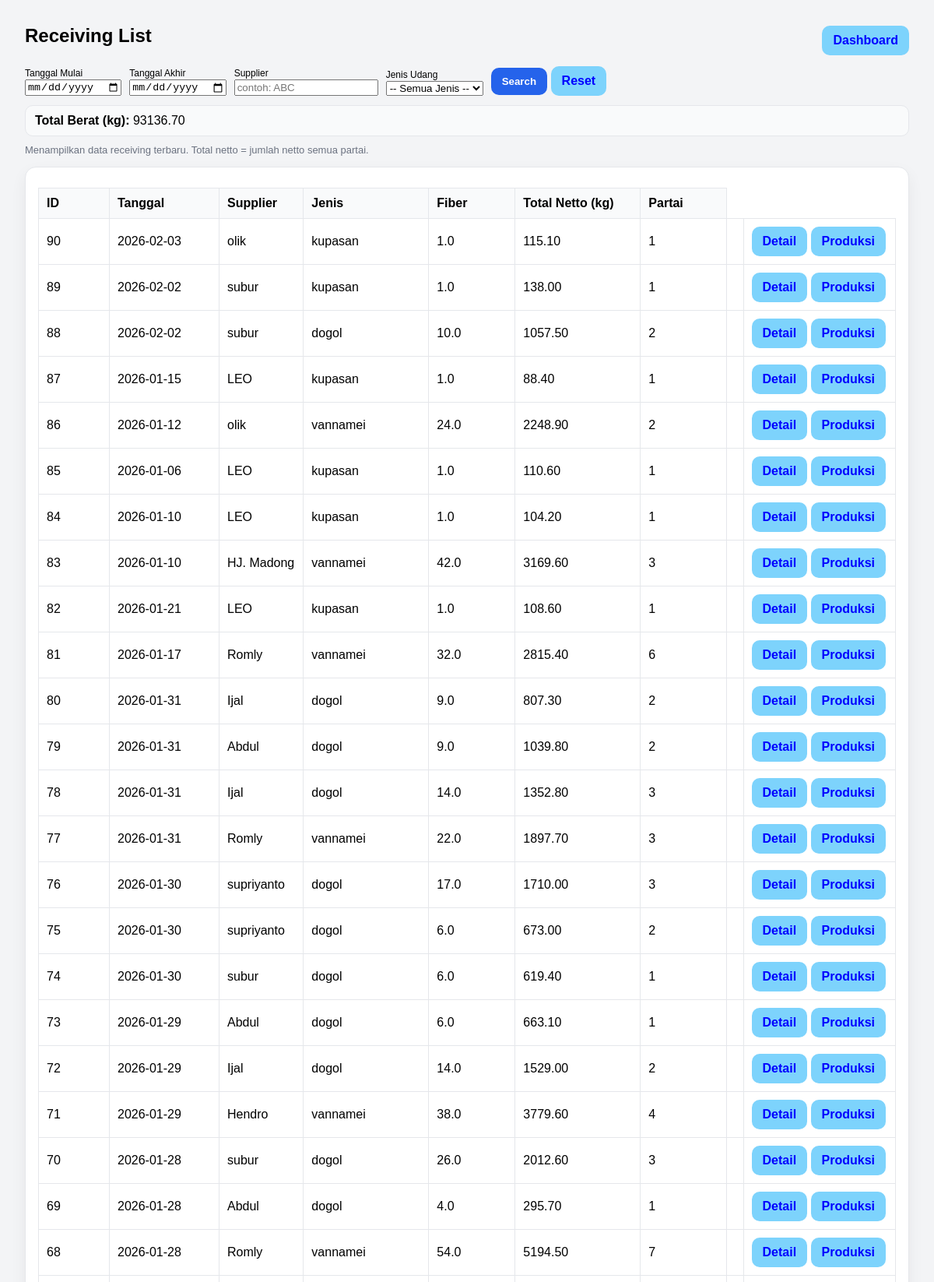
Screenshot of /receiving/list (signed in, upper part) with the database file from the repository.
### tables this page shows
CREATE TABLE receiving_header (
            id INTEGER PRIMARY KEY AUTOINCREMENT,
            tanggal TEXT NOT NULL,
            supplier TEXT NOT NULL,
            jenis TEXT,
            fiber REAL,
            created_at TEXT DEFAULT (datetime('now','localtime'))
        , is_test INTEGER DEFAULT 0);

### app.py (the view)
@app.route("/receiving/list")
def receiving_list():
    if not require_login():
        return redirect(url_for("login"))
    start = (request.args.get("start") or "").strip()
    end = (request.args.get("end") or "").strip()
    supplier_q = (request.args.get("supplier") or "").strip()
    where = []
    params = []
    if start and end:
        where.append("h.tanggal BETWEEN ? AND ?")
        params.extend([start, end])
    elif start:
        where.append("h.tanggal >= ?")
        params.append(start)
    elif end:
        where.append("h.tanggal <= ?")
        params.append(end)
    if supplier_q:
        where.append("LOWER(h.supplier) LIKE ?")
        params.append(f"%{supplier_q.lower()}%")
    where_sql = ("WHERE " + " AND ".join(where)) if where else ""
    conn = get_conn()
    rows = conn.execute(f"""
        SELECT
            h.id,
            h.tanggal,
            h.supplier,
            h.jenis,
            h.fiber,
            COALESCE(SUM(COALESCE(p.netto, 0)), 0) AS total_netto,
            COUNT(p.id) AS jml_partai
        FROM receiving_header h
        LEFT JOIN receiving_partai p ON p.header_id = h.id
        {where_sql}
        GROUP BY h.id
        ORDER BY h.id DESC
    """, params).fetchall()
    total_berat = sum([(r["total_netto"] or 0) for r in rows])
    conn.close()
    return render_template(
        "receiving_list.html",
        rows=[dict(r) for r in rows],
        start=start,
        end=end,
        supplier=supplier_q,
        total_berat=total_berat
    )

### app.py (called while the page is built)
def require_login() -> bool:
    return bool(session.get("user"))

### db.py (called while the page is built)
def get_conn():
    conn = sqlite3.connect(
        DB_NAME,
        timeout=10,              # tunggu 10 detik sebelum error
        isolation_level=None     # autocommit mode (lebih aman utk web)
    )
    conn.row_factory = sqlite3.Row
    conn.execute("PRAGMA foreign_keys = ON;")
    conn.execute("PRAGMA journal_mode = WAL;")  # penting!
    return conn

### templates/receiving_list.html (shortened to what this page needs)
<!doctype html>
<html lang="id">
<head>
</head>
<body>
  <div class="top">
    <h2>Receiving List</h2>
    <div style="display:flex; gap:10px;">
      <a class="btn btn-secondary" href="/dashboard">Dashboard</a>
    </div>
  </div>
  <form method="get" action="/receiving/list" style="display:flex; gap:10px; align-items:end; flex-wrap:wrap; margin:12px 0;">
  <div>
    <label style="font-size:12px;">Tanggal Mulai</label><br>
    <input type="date" name="start" value="{{ start or '' }}">
  </div>
  <div>
    <label style="font-size:12px;">Tanggal Akhir</label><br>
    <input type="date" name="end" value="{{ end or '' }}">
  </div>
  <div>
    <label style="font-size:12px;">Supplier</label><br>
    <input type="text" name="supplier" placeholder="contoh: ABC" value="{{ supplier or '' }}">
  </div>
<div>
    <label style="font-size:12px;">Jenis Udang</label><br>
    <select name="jenis">
      <option value="">-- Semua Jenis --</option>
    </select>
  </div>
  <div>
    <button type="submit" class="btn btn-primary">Search</button>
    <a href="/receiving/list" class="btn btn-secondary" style="text-decoration:none; display:inline-block;">Reset</a>
  </div>
</form>
<div style="margin:10px 0; padding:10px 12px; background:#f9fafb; border:1px solid #e5e7eb; border-radius:10px;">
  <b>Total Berat (kg):</b> {{ "%.2f"|format(total_berat or 0) }}
</div>
  <div class="muted">Menampilkan data receiving terbaru. Total netto = jumlah netto semua partai.</div>
  <div class="card" style="margin-top:14px;">
    <table>
      <thead>
        <tr>
          <th style="width:70px;">ID</th>
          <th style="width:120px;">Tanggal</th>
          <th>Supplier</th>
          <th style="width:140px;">Jenis</th>
          <th style="width:90px;">Fiber</th>
          <th style="width:140px;">Total Netto (kg)</th>
          <th style="width:90px;">Partai</th>
        </tr>
      </thead>
      <tbody>
        {% for r in rows %}
        <tr>
          <td>{{ r.id }}</td>
          <td>{{ r.tanggal }}</td>
          <td>{{ r.supplier }}</td>
          <td>{{ r["jenis"] or "-" }}</td>
          <td>{{ r["fiber"] if r["fiber"] is not none else "-" }}</td>
          <td>{{ "%.2f"|format(r["total_netto"] or 0) }}</td>
          <td>{{ r["jml_partai"] }}</td>
          <td class="actions">
            <td>
            <a class="btn btn-secondary btn-sm" href="/receiving/{{ r.id }}">Detail</a>
            <a class="btn btn-secondary btn-sm" href="/production/{{ r.id }}">Produksi</a>
            </td>
          </td>
        </tr>
        {% endfor %}
      </tbody>
    </table>
  </div>
</body>
</html>

### templates/receiving_list.html (style rules this page uses)
body { font-family: Arial, sans-serif; padding: 24px; background:#f3f4f6; }
h2 { margin:0 0 12px 0; }
.card { background:white; border:1px solid #e5e7eb; border-radius:14px; padding:16px; box-shadow: 0 8px 20px rgba(0,0,0,0.06); }
table { width: 100%; border-collapse: collapse; margin-top: 10px; }
th, td { border: 1px solid #e5e7eb; padding: 10px; text-align: left; }
th { background:#f9fafb; }
.top { display:flex; justify-content:space-between; align-items:center; gap:12px; }
.btn { padding: 10px 14px; border: 0; border-radius: 10px; cursor: pointer; font-weight: 600; text-decoration:none; display:inline-block; }
.btn-primary { background: #2563eb; color: white; }
.btn-secondary { background: #7dd3fc; color: blue; }
.muted { color:#6b7280; font-size:13px; margin-top:6px; }

### rows the page displays
receiving_header: id "90", tanggal "2026-02-03", supplier "olik", jenis "kupasan", fiber "1.0", r "115.10", jml_partai "1"
receiving_header: id "89", tanggal "2026-02-02", supplier "subur", jenis "kupasan", fiber "1.0", r "138.00", jml_partai "1"
receiving_header: id "88", tanggal "2026-02-02", supplier "subur", jenis "dogol", fiber "10.0", r "1057.50", jml_partai "2"
receiving_header: id "87", tanggal "2026-01-15", supplier "LEO", jenis "kupasan", fiber "1.0", r "88.40", jml_partai "1"
receiving_header: id "86", tanggal "2026-01-12", supplier "olik", jenis "vannamei", fiber "24.0", r "2248.90", jml_partai "2"
receiving_header: id "85", tanggal "2026-01-06", supplier "LEO", jenis "kupasan", fiber "1.0", r "110.60", jml_partai "1"
receiving_header: id "84", tanggal "2026-01-10", supplier "LEO", jenis "kupasan", fiber "1.0", r "104.20", jml_partai "1"
receiving_header: id "83", tanggal "2026-01-10", supplier "HJ. Madong", jenis "vannamei", fiber "42.0", r "3169.60", jml_partai "3"
receiving_header: id "82", tanggal "2026-01-21", supplier "LEO", jenis "kupasan", fiber "1.0", r "108.60", jml_partai "1"
receiving_header: id "81", tanggal "2026-01-17", supplier "Romly", jenis "vannamei", fiber "32.0", r "2815.40", jml_partai "6"
receiving_header: id "80", tanggal "2026-01-31", supplier "Ijal", jenis "dogol", fiber "9.0", r "807.30", jml_partai "2"
receiving_header: id "79", tanggal "2026-01-31", supplier "Abdul", jenis "dogol", fiber "9.0", r "1039.80", jml_partai "2"
receiving_header: id "78", tanggal "2026-01-31", supplier "Ijal", jenis "dogol", fiber "14.0", r "1352.80", jml_partai "3"
receiving_header: id "77", tanggal "2026-01-31", supplier "Romly", jenis "vannamei", fiber "22.0", r "1897.70", jml_partai "3"
receiving_header: id "76", tanggal "2026-01-30", supplier "supriyanto", jenis "dogol", fiber "17.0", r "1710.00", jml_partai "3"
receiving_header: id "75", tanggal "2026-01-30", supplier "supriyanto", jenis "dogol", fiber "6.0", r "673.00", jml_partai "2"
receiving_header: id "74", tanggal "2026-01-30", supplier "subur", jenis "dogol", fiber "6.0", r "619.40", jml_partai "1"
receiving_header: id "73", tanggal "2026-01-29", supplier "Abdul", jenis "dogol", fiber "6.0", r "663.10", jml_partai "1"
receiving_header: id "72", tanggal "2026-01-29", supplier "Ijal", jenis "dogol", fiber "14.0", r "1529.00", jml_partai "2"
receiving_header: id "71", tanggal "2026-01-29", supplier "Hendro", jenis "vannamei", fiber "38.0", r "3779.60", jml_partai "4"
receiving_header: id "70", tanggal "2026-01-28", supplier "subur", jenis "dogol", fiber "26.0", r "2012.60", jml_partai "3"
receiving_header: id "69", tanggal "2026-01-28", supplier "Abdul", jenis "dogol", fiber "4.0", r "295.70", jml_partai "1"
receiving_header: id "68", tanggal "2026-01-28", supplier "Romly", jenis "vannamei", fiber "54.0", r "5194.50", jml_partai "7"

### other values shown
{{ "%.2f"|format(total_berat or 0) }} "93136.70"
